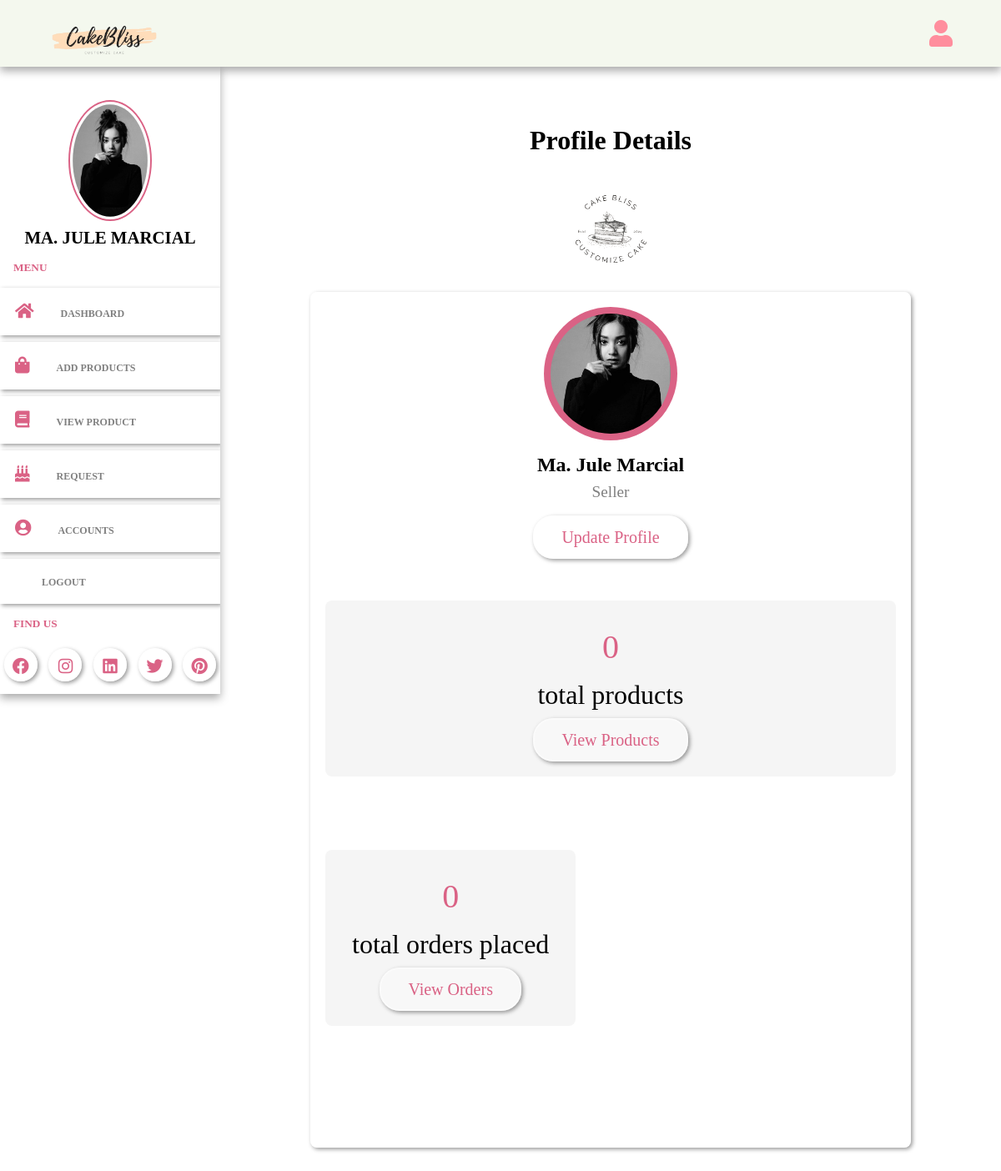
/admin/profile.php (signed in), run on the app's committed database.
### tables this page shows
CREATE TABLE `sellers` (
  `id` varchar(20) NOT NULL,
  `name` varchar(50) NOT NULL,
  `email` varchar(50) NOT NULL,
  `password` varchar(50) NOT NULL,
  `image` varchar(100) NOT NULL
);

### admin/profile.php (the view, shortened to what this page needs)
<?php
include '../components/connect.php';
if(isset($_COOKIE['seller_id'])) {
    $seller_id = $_COOKIE['seller_id'];
}else{
    $seller_id = '';
    header('location:login.php');
}
$select_products = $conn->prepare("SELECT * FROM `products` WHERE seller_id = ?");
$select_products->execute([$seller_id]);
$total_products = $select_products->rowCount();
$select_orders = $conn->prepare("SELECT * FROM `orders` WHERE seller_id = ?");
$select_orders->execute([$seller_id]);
$total_orders = $select_orders->rowCount();
?>
<!DOCTYPE html>
<html>
<head>
    <link rel="stylesheet" type="text/css" href="../css/admin_style.css">
    <link rel="stylesheet" href="https://cdnjs.cloudflare.com/ajax/libs/font-awesome/5.15.3/css/all.min.css">
</head>
<body>
<div class="main-container">
    <?php include '../components/admin_header.php'; ?>
</div>
</div>
    <section class="seller-profile">
    <div class="heading">
        <h1>profile details</h1>
        <img src="../image/separator2.png">
    </div>
<div class="details">
    <div class="seller">
        <img src="../uploaded_files/<?= $fetch_profile['image']; ?>">
        <h3 class="name"><?= $fetch_profile['name']; ?></h3>
        <span>seller</span>
        <a href="update.php" class="btn">update profile</a>
</div>
<div class="flex">
    <div class="box">
        <span><?= $total_products; ?></span>
        <p>total products</p>
        <a href="view_product.php" class="btn">view products</a>
</div>
<div class="flex">
    <div class="box">
        <span><?= $total_orders; ?></span>
        <p>total orders placed</p>
        <a href="admin_order.php" class="btn">view orders</a>
</div>
</div>
</section>
</div>
</body>
</html>

### components/admin_header.php (shortened to what this page needs)
<header>
    <div class="logo">
        <img src="../image/logo-removebg-preview.png" width="150">
</div>
<div class ="right">
    <div class="fa fa-user" id="user-btn"></div>
</div>
    </header>
<div class="sidebar-container">
        <div class="sidebar">
        <?php
    $select_profile = $conn->prepare("SELECT * FROM sellers WHERE id = ?");
    $select_profile->execute([$seller_id]);
    if ($select_profile->rowCount() > 0) {
        $fetch_profile = $select_profile->fetch(PDO::FETCH_ASSOC);
    ?>
    <div class="profile">
        <img src="../uploaded_files/<?= $fetch_profile['image'];?>"class="logo-img" width="100">
        <p><?= $fetch_profile['name']; ?></p>
    </div>
    <?php } ?>
    <h5>menu</h5>
    <div class="navbar">
    <ul>
        <li> <a href="dashboard.php"><i class="fa fa-home" aria-hidden="true"></i>dashboard</a></li>
        <li> <a href="add_products.php"><i class="fa fa-shopping-bag" aria-hidden="true"></i>add products</a></li>
        <li> <a href="view_product.php"><i class="fa fa-book" aria-hidden="true"></i>view product</a></li>
        <li> <a href="customized.php"><i class="fa fa-birthday-cake" aria-hidden="true"></i></i>request</a></li>
        <li> <a href="user_accounts.php"><i class="fa fa-user-circle" aria-hidden="true"></i>accounts</a></li>
        <li><a href="login.php" onclick="return confirm('Logout from this website?');">
        <i class="fa fa-sign-out" aria-hidden="true"></i>Logout</a>
</ul>
</div>
<h5>find us</h5>
<div class="social-links">
    <i class="fab fa-facebook"></i>
    <i class="fab fa-instagram"></i>
    <i class="fab fa-linkedin"></i>
    <i class="fab fa-twitter"></i>
    <i class="fab fa-pinterest"></i>
    </div>

### data on the page
sellers: image (picture), name "MA. JULE MARCIAL", name "Ma. Jule Marcial"

### other printed values
$total_products "0"
$total_orders "0"
